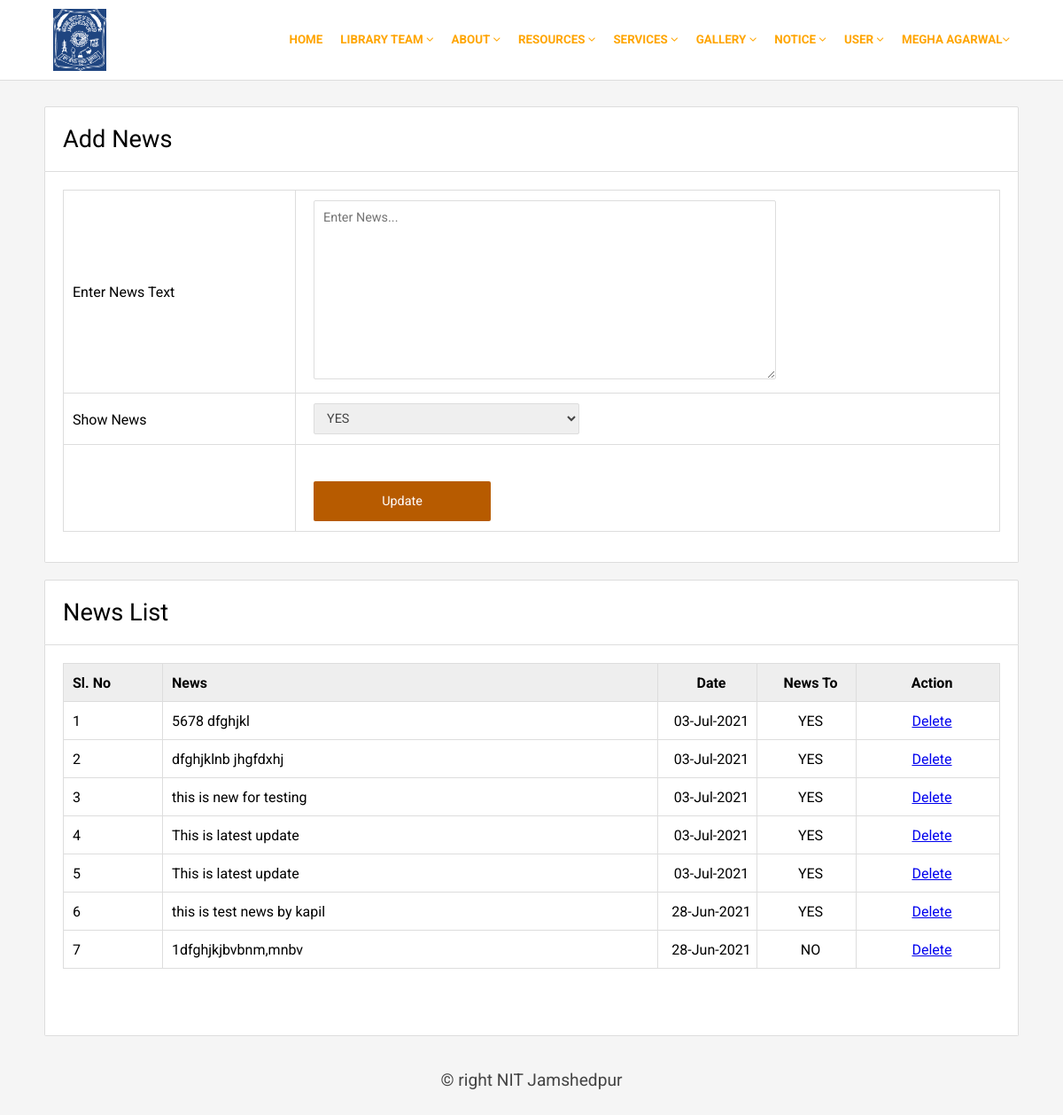
The page /news.php (signed in) on the database its author committed.
### tables this page shows
CREATE TABLE `registration` (
  `UserId` int(255) NOT NULL,
  `Name` varchar(255) NOT NULL,
  `Email` varchar(255) NOT NULL,
  `MobileNo` varchar(10) NOT NULL,
  `Gender` varchar(10) NOT NULL,
  `Password` varchar(255) NOT NULL,
  `Confirmpassword` varchar(255) NOT NULL,
  `Type` varchar(255) NOT NULL,
  `Branch` varchar(255) NOT NULL,
  `Regno` varchar(20) DEFAULT NULL,
  `image` varchar(250) NOT NULL
);

CREATE TABLE `news` (
  `nid` int(11) NOT NULL,
  `news` varchar(200) NOT NULL,
  `nto` varchar(10) NOT NULL,
  `date` varchar(15) NOT NULL,
  `news_file` varchar(250) NOT NULL,
  `deleted` varchar(10) NOT NULL,
  `user_type` varchar(20) NOT NULL
);

### news.php (the view, shortened to what this page needs)
<?php
$sesuser=$_SESSION['sesuser'];
include('comman/connect.php');
$data=mysqli_fetch_array($con->query("select * from registration where email='$sesuser'"));
?>
<!DOCTYPE html>
<html>
<head>
	<link rel="stylesheet" type="text/css" href="css/style1.css">
	<link rel="stylesheet" type="text/css" href="css/font-awesome.css">
	<link rel="stylesheet" href="https://cdnjs.cloudflare.com/ajax/libs/font-awesome/4.7.0/css/font-awesome.min.css">
</head>
<body>
<?php include('comman/menu.php');?>
<div class="main">
	<div class="hedding">Add News</div>
	<div class="form">
		<form method="post" action="#">
			<table border="1">
				<tr>
					<td>Enter News Text</td>
					<td><textarea name="news" required placeholder="Enter News..." minlength="10" maxlength="200"></textarea></td>
				</tr>
				<tr>
					<td width="250" valign="top"><br>Show News</td>
					<td><select name="status">
						<option value="YES">YES</option>
					</select></td>
				</tr>
				<tr>
					<td></td>
					<td><input type="submit" name="Update" value="Update"></td>
				</tr>
			</table>
		</form>
	</div>
</div><br>
<div class="main">
	<div class="hedding">News List</div>
	<div class="form">
		<table border="1">
			<tr class="tr">
				<td width="100">Sl. No</td>
				<td>News</td>
				<td width="100" align="center">Date</td>
				<td width="100" align="center">News To</td>
				<td width="150" align="center">Action</td>
			</tr>
			<?php
				$res=$con->query("select * from news where deleted='' order by(nid) desc");
				$i=1;
				while($row=mysqli_fetch_array($res))
				{ $id=$row['nid'];
					echo "<tr>";
						echo "<td>".$i++."</td>";
						echo "<td>".$row['news']."</td>";
						echo "<td align='center'>".$row['date']."</td>";
						echo "<td align='center'>".$row['nto']."</td>";
						echo "<td align='center'><a href='delete.php?id=".$id."&&tname=news'>Delete</a></td>";
					echo "</tr>";
				}
			?>
		</table>
	</div>
</div>
<?php include('comman/footer.php');?>
</body>
</html>

### comman/menu.php (shortened to what this page needs)
<div class="top">
	<div class="topmain">
		<div class="logo">
			<img src="image/logo.png" height="70" width="60" style="background-color: #1f4580; margin: 10px;">
		</div>
		<div class="menu" style="font-size:0.837rem;font-weight:bold;">
			<ul>
				<li><a href=""><?php echo $data['Name'];?><i class="fa fa-angle-down"></i></a>
				</li>
				<li><a href="">User <i class="fa fa-angle-down"></i></a>
				</li>
				<li><a href="">Notice <i class="fa fa-angle-down"></i></a>
				</li>
				<li><a href="">Gallery <i class="fa fa-angle-down"></i></a>
				</li>
				<li><a href="">Services <i class="fa fa-angle-down"></i></a>
				</li>
				<li><a href="">Resources <i class="fa fa-angle-down"></i></a>
				</li>
				<li><a href="#">About <i class="fa fa-angle-down"></i></a>
				</li>
				<li><a href="">Library Team <i class="fa fa-angle-down"></i></a>
				</li>
				<li><a href="home.php">Home</a></li>
			</ul>
		</div>
	</div>
</div>

### css/style1.css (style rules this page uses)
body { margin: 0px; padding: 0px; background: #f5f5f5; font-family: 'Roboto', sans-serif; }
.top { width: 100%; height: 90px; background: #FFF; border-bottom: 1px solid #ddd; position: fixed; z-index: 10000; }
.topmain { width: 1100px; height: 100%; margin: auto; }
.logo { width: 200px; height: 100%; float: left; }
.menu { width: 850px; height: 50px; float: right; margin-top: 25px; }
.menu ul { list-style: none; margin: 0px; padding: 0px; }
.menu li { float:right; }
.menu li a { padding: 0px 10px 0px 10px; height: 40px; line-height: 40px; display: block; color: orange; text-decoration: none; text-transform: uppercase; font-size: 1em; }
.main { width: 1100px; min-height: 100px; border-radius: 2px; margin: auto; top: 120px; position: relative; }
.form { padding: 20px; background: #FFF; border-radius: 0px 0px 2px 2px; border: 1px solid #ddd; border-top: none; min-height: 400px; }
.hedding { font-size: 1.7em; padding: 20px; border-radius: 2px 2px 0px 0px; background: #FFF; border: 1px solid #ddd; }
.form table { font-size: 1em; width: 100%; border-collapse: collapse; border: 1px solid #ddd; }
.form td { height: 40px; padding-left: 10px; border-color: #ddd; }
.tr { font-weight: bold; background: #eee; }
.form input, textarea, select { width: 300px; height: 35px; border: 1px solid #ddd; border-radius: 2px; margin: 10px; font-size: .9em; padding-left: 10px; font-family: 'Roboto', sans-serif; color: #444; }
.form textarea { width: 500px; height: 180px; padding: 10px; }
.form input[type=submit] { margin-top: 40px; width: 200px; height: 45px; background: #b75b00; padding: 0px; color: #FFF; cursor: pointer; border: none; }

### rows shown on the page
registration: Name "MEGHA AGARWAL"
news: news "5678 dfghjkl", date "03-Jul-2021", nto "YES"
news: news "dfghjklnb jhgfdxhj", date "03-Jul-2021", nto "YES"
news: news "this is new for testing", date "03-Jul-2021", nto "YES"
news: news "This is latest update", date "03-Jul-2021", nto "YES"
news: news "This is latest update", date "03-Jul-2021", nto "YES"
news: news "this is test news by kapil", date "28-Jun-2021", nto "YES"
news: news "1dfghjkjbvbnm,mnbv", date "28-Jun-2021", nto "NO"
